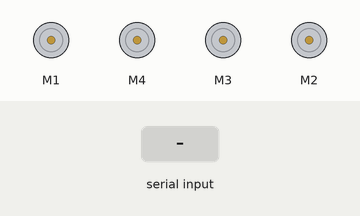
Simulated run of this sketch. Board: Arduino Uno, built with avr-gcc and run on an emulated ATmega328P. Shown: 4 × DC motor (green arrow = forward, orange = backward, longer = faster). Inputs (shaded band) come from the test bench.

Above: at 1.2 s.
1.3 s: "s:1\n" received over the second serial link
2.8 s: "lj:1\n" received over the second serial link
At 3.8 s:
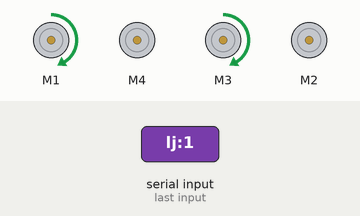
4.3 s: "lj:150\n" received over the second serial link
At 5.0 s:
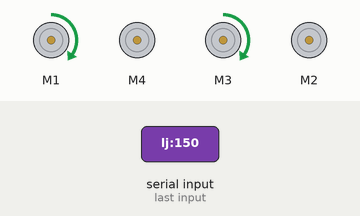
5.8 s: "axis\n" received over the second serial link
At 6.1 s:
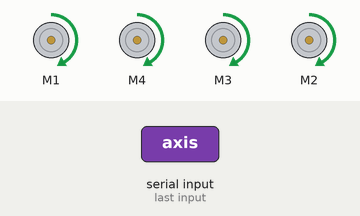
7.3 s: "s\n" received over the second serial link
At 8.4 s:
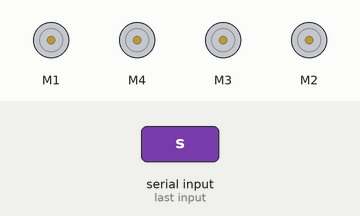
8.8 s: "s:150\n" received over the second serial link
At 9.6 s:
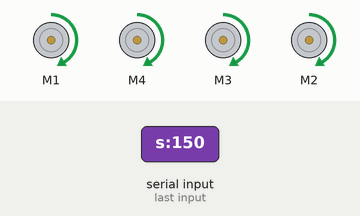
Timing chart, 0 to 30.3 s (numbered marks = the images above; inputs shaded):
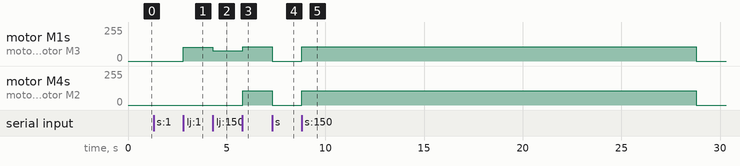

The sketch:

mecanum_car_arduino.ino
```cpp
#include <math.h>
#include <SoftwareSerial.h>
#include <AFMotor.h>

#define TIMEOUT_MS 20000 //for in case the car disconnect

unsigned long last_cmd_time;

SoftwareSerial bluetoothSerial(9, 10);  // RX, TX and they should be conected reversly to module pins

//initial motors pin
AF_DCMotor motor1(1, MOTOR12_1KHZ);
AF_DCMotor motor2(4, MOTOR12_1KHZ);
AF_DCMotor motor3(3, MOTOR34_1KHZ);
AF_DCMotor motor4(2, MOTOR34_1KHZ);

// axes
float x = 0;
float y = 0;
float turn = 0;


void setup() {

  bluetoothSerial.begin(9600);

  last_cmd_time = millis();
}


void loop() {

  if (bluetoothSerial.available()) {
    last_cmd_time = millis();
    String raw = bluetoothSerial.readStringUntil('\n');

    if (raw.equals("s") || raw.equals("stop")) {
      stop();
    } else {
      parse(raw);
      set_motors();
    }
  } else if (millis() - last_cmd_time > TIMEOUT_MS) {
    stop();
  }
}


void parse(String raw) {
  String type = raw.substring(0, raw.indexOf(":"));
  String data = raw.substring(raw.indexOf(":") + 1);

  if (type == "lj") {
    x = data.substring(0, data.indexOf(",")).toFloat();
    y = data.substring(data.indexOf(",") + 1).toFloat();


  } else if (type == "rj") {
    turn = data.substring(0, data.indexOf(",")).toFloat();
  } else if (type == "axis") {
    int id = data.substring(0, data.indexOf(",")).toInt();
    float value = data.substring(data.indexOf(",") + 1).toFloat();

    switch (id) {
      case 0:
        x = value;
        break;
      case 1:
        y = value;
        // inverting y sign due to joystick configration
        y *= -1;
        break;
      case 2:
        turn = value;
      default:
        break;
    }
  }
}


void set_motors() {
  float theta = atan2(y, x);
  float power = hypot(x, y);

  float p_sin = sin(theta - PI / 4);
  float p_cos = cos(theta - PI / 4);

  float normalizer = max(max(abs(p_sin), abs(p_cos)), 0.1);

  float power1 = power * p_cos / normalizer + turn;
  uint8_t speed1 =  calculate_speed(power1);

  float power2 = power * p_sin / normalizer - turn;
  uint8_t speed2 =  calculate_speed(power2);

  float power3 = power * p_cos / normalizer - turn;
  uint8_t speed3 =  calculate_speed(power3);

  float power4 = power * p_sin / normalizer + turn;
  uint8_t speed4 =  calculate_speed(power4);

  motor1.setSpeed(speed1);
  motor1.run(get_direction(power1));

  motor2.setSpeed(speed2);
  motor2.run(get_direction(power2));

  motor3.setSpeed(speed3);
  motor3.run(get_direction(power3));

  motor4.setSpeed(speed4);
  motor4.run(get_direction(power4));

}


uint8_t calculate_speed(float power) {
  uint8_t speed = static_cast<uint8_t>(round(abs(power) * 255.0));
  speed = min(max(speed, 0), 255);
  return speed;
}


int get_direction(float power) {
  if (power > 0) {
    return FORWARD;
  } else if (power < 0) {
    return BACKWARD;
  } else {
    return RELEASE;
  }
}


void stop() {
  motor1.setSpeed(0);
  motor1.run(RELEASE);
  motor2.setSpeed(0);
  motor2.run(RELEASE);
  motor3.setSpeed(0);
  motor3.run(RELEASE);
  motor4.run(RELEASE);
}
```

Measured:
- after the input at 2.8 s, motor M1, motor M3: stopped → forward 105/255 at once
- after the input at 4.3 s, motor M1, motor M3: forward 105/255 → forward 78/255 at once
- after the input at 5.8 s, motor M1, motor M3: forward 78/255 → forward 106/255 at once; motor M4, motor M2: stopped → forward 106/255 at once
- after the input at 7.3 s, motor M1, motor M4, motor M3, motor M2: forward 106/255 → stopped at once
- after the input at 8.8 s, motor M1, motor M4, motor M3, motor M2: stopped → forward 106/255 at once, → stopped 20.0 s later
